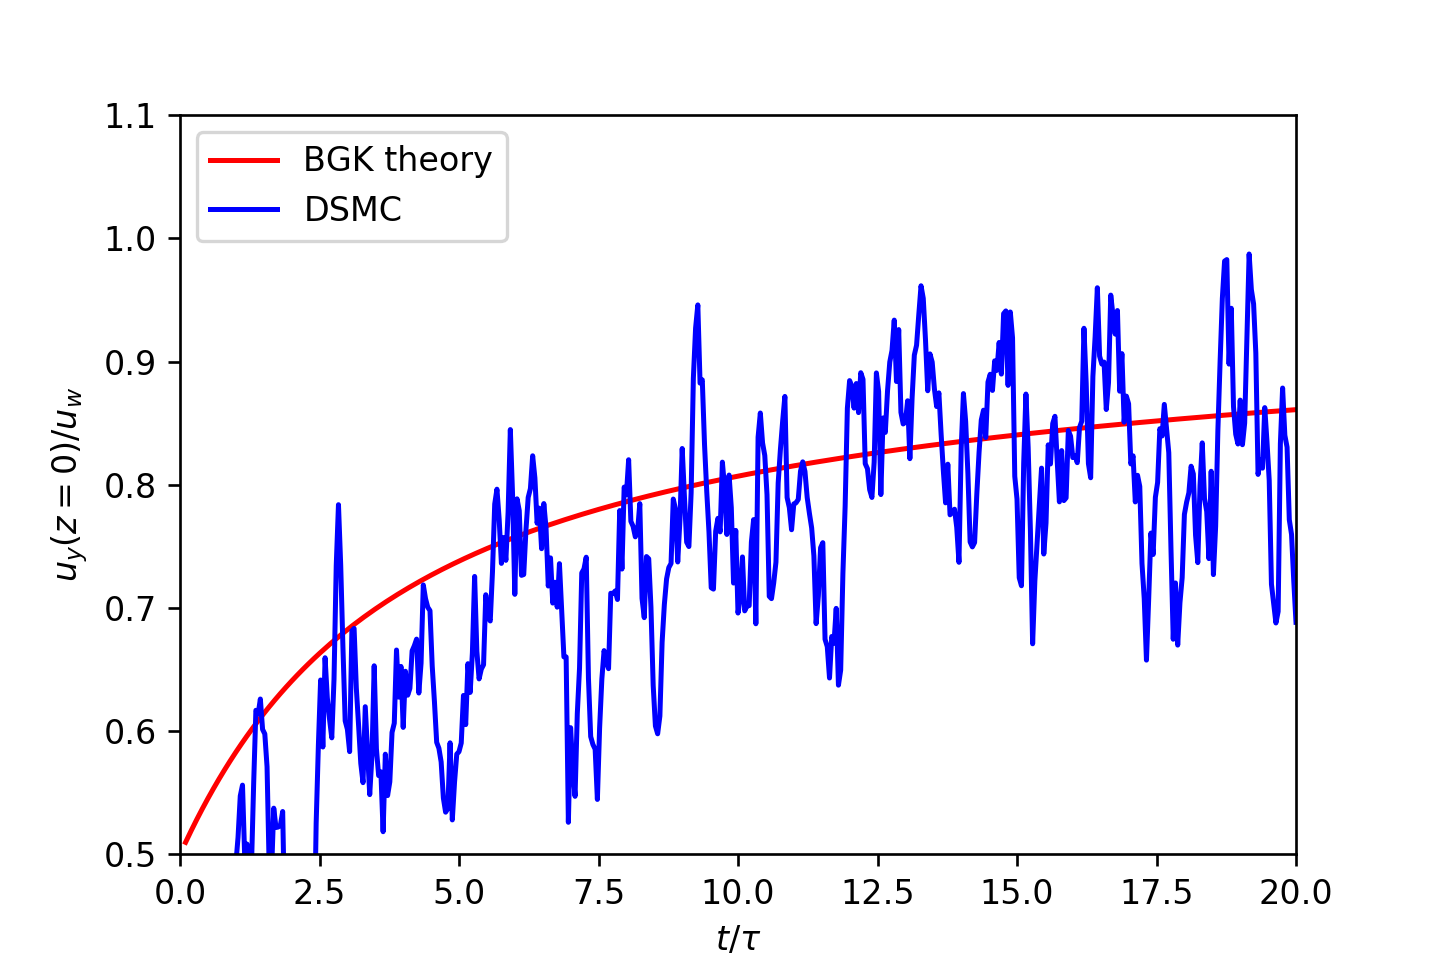

The script that saved this image:
import matplotlib.pyplot as plt
import numpy as np
from scipy import special

"""
Create Your Own Direct Simulation Monte Carlo (With Python)
Philip Mocz (2021) Princeton University, @PMocz

Simulate dilute gas with DSMC
Setup: Rayleigh Problem = gas between 2 plates (Alexander & Garcia, 1997)

dimensionless units of m = sigma = k T0 = 1

"""


def main():
    """Direct Simulation Monte Carlo"""

    # Simulation parameters
    uw = 0.2  # lower wall velocity
    Tw = 1  # wall temperature
    n0 = 0.001  # density
    N = 50000  # number of sampling particles
    Nsim = 3  # number of simulations to run
    Ncell = 50  # number of cells
    Nmft = 20  # number of mean-free times to run simulation
    plotRealTime = False  # True      # animate

    Nt = Nmft * 25  # number of time steps (25 per mean-free time)
    lambda_mfp = 1 / (np.sqrt(2) * np.pi * n0)  # mean free path ~= 225
    Lz = 10 * lambda_mfp  # height of box  ~= 2250.8
    Kn = lambda_mfp / Lz  # Knudsen number  = 0.1
    v_mean = (2 / np.sqrt(np.pi)) * np.sqrt(2 * Tw)  # mean speed
    tau = lambda_mfp / v_mean  # mean-free time
    dt = Nmft * tau / Nt  # timestep
    dz = Lz / Ncell  # cell height
    vol = Lz * dz * dz / Ncell  # cell volume
    Ne = (
        n0 * Lz * dz * dz / N
    )  # number of real particles each sampling particle represents

    # vector for recording v_y(z=0)
    vy0 = np.zeros((Nsim, Nt))

    # set the random number generator seed
    np.random.seed(17)

    # prep figure
    fig = plt.figure(figsize=(4, 4), dpi=80)
    ax = plt.gca()

    # Simulation Main Loop

    for sim in range(Nsim):
        print("Simulation", sim + 1, "of", Nsim)

        # Initialize
        x = dz * np.random.random(N)
        y = dz * np.random.random(N)
        z = Lz * np.random.random(N)

        # Maxwellian
        vx = np.random.normal(0, Tw, N)
        vy = np.random.normal(0, Tw, N)
        vz = np.random.normal(0, Tw, N)

        # Evolve
        for i in range(Nt):
            print("  timestep", i, "of", Nt, "  (sim", sim + 1, "/", Nsim, ")")

            # drift
            x += dt * vx
            y += dt * vy
            z += dt * vz

            # collide specular wall (z=Lz)
            # trace the straight-line trajectory to the top wall, bounce it back
            hit_top = z > Lz
            dt_ac = (z[hit_top] - Lz) / vz[hit_top]  # time after collision
            vz[hit_top] = -vz[hit_top]  # reverse normal component of velocity
            z[hit_top] = Lz + dt_ac * vz[hit_top]

            # collide thermal wall (z=0)
            # reset velocity to a biased maxwellian upon impact
            hit_bot = z < 0
            dt_ac = z[hit_bot] / vz[hit_bot]
            x[hit_bot] -= dt_ac * vx[hit_bot]
            y[hit_bot] -= dt_ac * vy[hit_bot]
            Nbot = np.sum(hit_bot)

            vx[hit_bot] = np.sqrt(Tw) * np.random.normal(0, 1, Nbot)
            vy[hit_bot] = np.sqrt(Tw) * np.random.normal(0, 1, Nbot) + uw
            vz[hit_bot] = np.sqrt(-2 * Tw * np.log(np.random.random(Nbot)))

            x[hit_bot] += dt_ac * vx[hit_bot]
            y[hit_bot] += dt_ac * vy[hit_bot]
            z[hit_bot] = dt_ac * vz[hit_bot]

            # periodic BCs
            x = np.mod(x, dz)
            y = np.mod(y, dz)

            # collide particles using acceptance--rejection scheme
            v_rel_max = 6  # (over-)estimate upper limit to relative vel.
            N_collisions = 0
            # loop over cells
            for j in range(Ncell):
                in_cell = (j * dz < z) & (z < (j + 1) * dz)
                Nc = np.sum(in_cell)
                x_c = x[in_cell]
                y_c = y[in_cell]
                z_c = z[in_cell]
                vx_c = vx[in_cell]
                vy_c = vy[in_cell]
                vz_c = vz[in_cell]

                M_cand = np.ceil(
                    Nc**2 * np.pi * v_rel_max * Ne * dt / (2 * vol)
                ).astype(int)

                # propose collision between i and j
                for k in range(M_cand):
                    r_fac = np.random.random()
                    i_prop = np.random.randint(Nc)
                    j_prop = np.random.randint(Nc)

                    v_rel = np.sqrt(
                        (vx_c[i_prop] - vx_c[j_prop]) ** 2
                        + (vy_c[i_prop] - vy_c[j_prop]) ** 2
                        + (vz_c[i_prop] - vz_c[j_prop]) ** 2
                    )

                    # accept collision with appropriate probability
                    if v_rel > r_fac * v_rel_max:
                        # process collision -- hard sphere
                        vx_cm = 0.5 * (vx_c[i_prop] + vx_c[j_prop])
                        vy_cm = 0.5 * (vy_c[i_prop] + vy_c[j_prop])
                        vz_cm = 0.5 * (vz_c[i_prop] + vz_c[j_prop])
                        cos_theta = 2 * np.random.random() - 1
                        sin_theta = np.sqrt(1 - cos_theta**2)
                        phi = 2 * np.pi * np.random.random()
                        vx_p = v_rel * sin_theta * np.cos(phi)
                        vy_p = v_rel * sin_theta * np.sin(phi)
                        vz_p = v_rel * cos_theta
                        vx_c[i_prop] = vx_cm + 0.5 * vx_p
                        vy_c[i_prop] = vy_cm + 0.5 * vy_p
                        vz_c[i_prop] = vz_cm + 0.5 * vz_p
                        vx_c[j_prop] = vx_cm - 0.5 * vx_p
                        vy_c[j_prop] = vy_cm - 0.5 * vy_p
                        vz_c[j_prop] = vz_cm - 0.5 * vz_p

                        N_collisions += 1

                x[in_cell] = x_c
                y[in_cell] = y_c
                z[in_cell] = z_c
                vx[in_cell] = vx_c
                vy[in_cell] = vy_c
                vz[in_cell] = vz_c

            print("    ", N_collisions, " collisions")

            # periodic BCs
            x = np.mod(x, dz)
            y = np.mod(y, dz)

            # record v_y(z=0)
            vy0[sim, i] = np.mean(vy[(0 < z) & (z < dz)])

            # measure vy along box
            bin_c = dz * np.linspace(0.5, Ncell - 0.5, Ncell)
            vy_profile = np.zeros((Ncell, 1))
            for j in range(Ncell):
                in_cell = (j * dz < z) & (z < (j + 1) * dz)
                vy_profile[j] = np.mean(vy[in_cell])

            # plot phase-space slice
            if plotRealTime:
                plt.cla()
                plt.scatter(z[0::20], vy[0::20], color="blue", s=0.1)
                plt.plot(bin_c, vy_profile)
                ax.set(xlim=(0, Lz), ylim=(-3, 3))
                plt.xlabel(r"$z$")
                plt.ylabel(r"$v_y$")
                plt.pause(0.001)

    # Plot results: compare v_y(z=0) to BGK theory
    fig2 = plt.figure(figsize=(6, 4), dpi=80)
    ax2 = plt.gca()
    tt = dt * np.linspace(1, Nt, num=Nt) / tau
    bgk = np.zeros(tt.shape)
    for i in range(Nt):
        xx = np.linspace(tt[i] / 10000, tt[i], num=10000)
        bgk[i] = 0.5 * (1 + np.trapz(np.exp(-xx) / xx * special.iv(1, xx), x=xx))
    plt.plot(tt * 2.5, bgk, label="BGK theory", color="red")
    plt.plot(tt, np.mean(vy0, axis=0).reshape((Nt, 1)) / uw, label="DSMC", color="blue")
    plt.xlabel(r"$t/\tau$")
    plt.ylabel(r"$u_y(z=0)/u_w$")
    ax2.set(xlim=(0, Nmft), ylim=(0.5, 1.1))
    ax2.legend(loc="upper left")

    # Save figure
    plt.savefig("dsmc.png", dpi=240)
    plt.show()

    return 0


if __name__ == "__main__":
    main()
